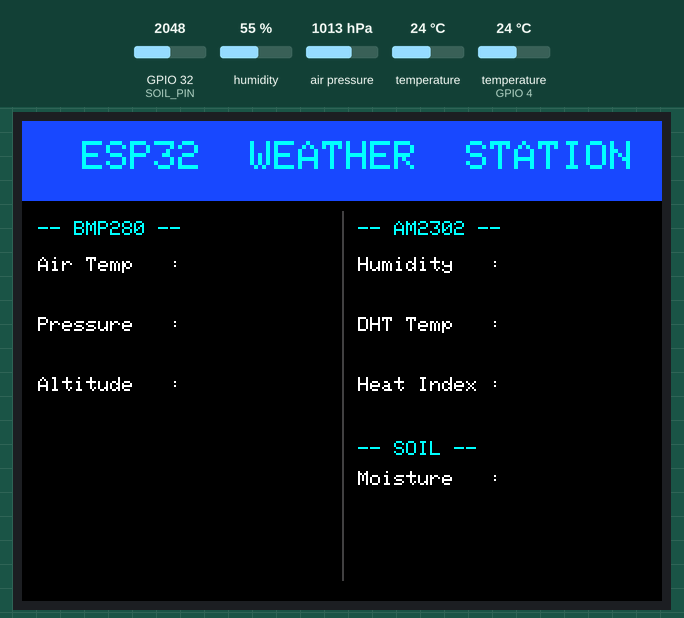
Recording of a sketch running on a simulated ESP32. Parts: 320×240 colour display. The test bench sets the inputs (shaded band); at power-on: GPIO 32 (SOIL_PIN) = 2048, humidity 55 %, air pressure 1013 hPa, temperature 24 °C, temperature (sensor on GPIO 4) 24 °C (analog values on the 0–4095 scale). WiFi joins after 1.5 s; servers stay silent unless stated; the local clock reads 2024-03-15 10:24:30 at power-on unless the sketch sets it; random numbers use the default seed unless the sketch sets one; no MQTT or app messages arrive unless stated; what the sketch prints to the serial monitor is not drawn.

Above: at 3.5 s.
3.6 s: GPIO 32 (SOIL_PIN) set to 1912
At 14.9 s:
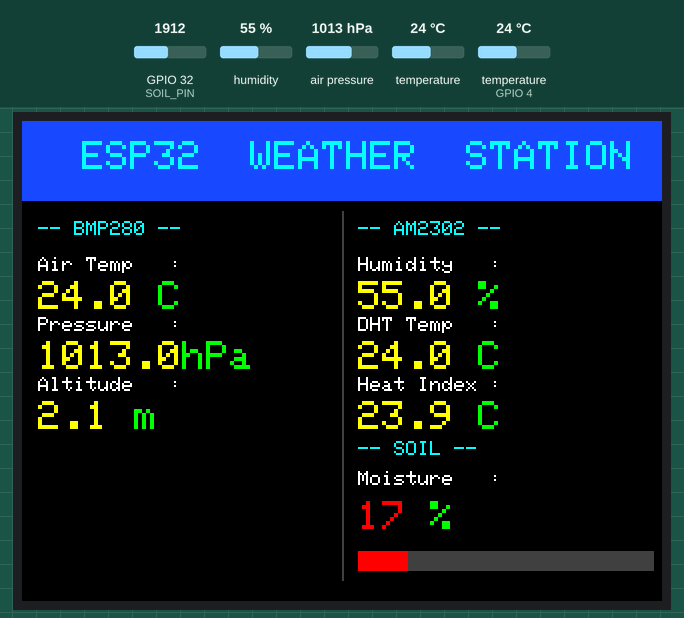
15.9 s: GPIO 32 (SOIL_PIN) set to 1837
At 18.5 s:
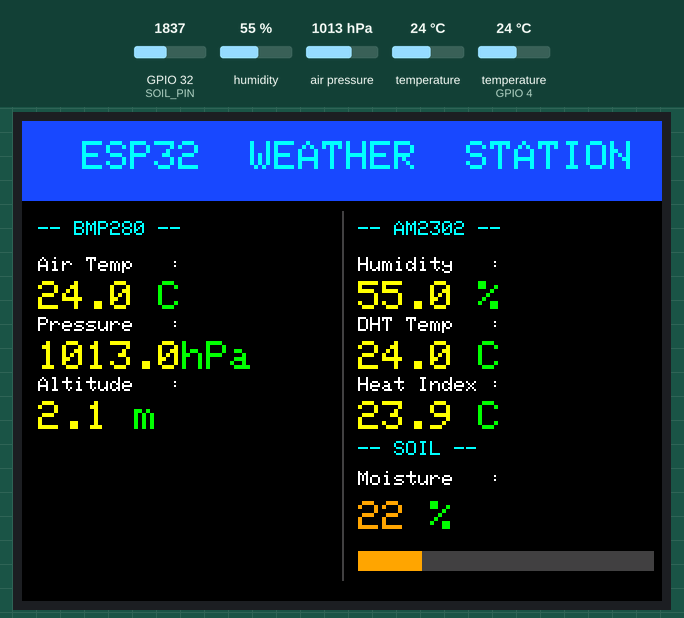
19.0 s: GPIO 32 (SOIL_PIN) set to 1588
At 21.0 s:
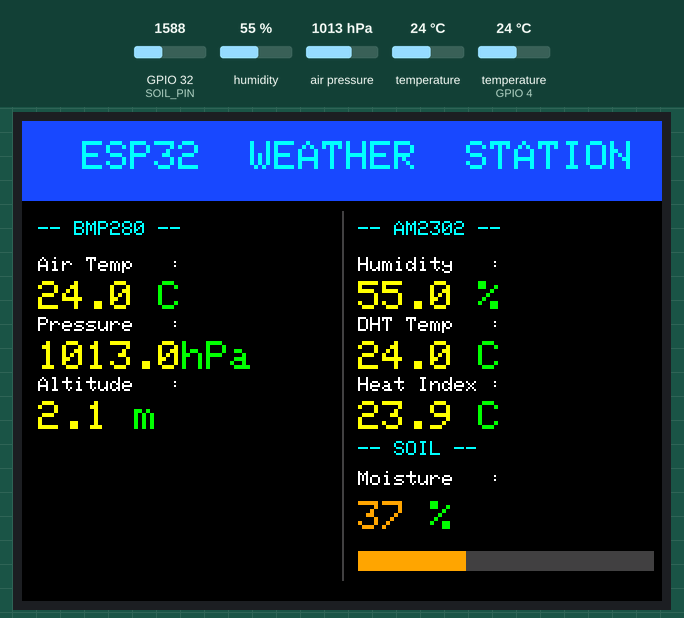
22.1 s: GPIO 32 (SOIL_PIN) set to 1500
At 24.7 s:
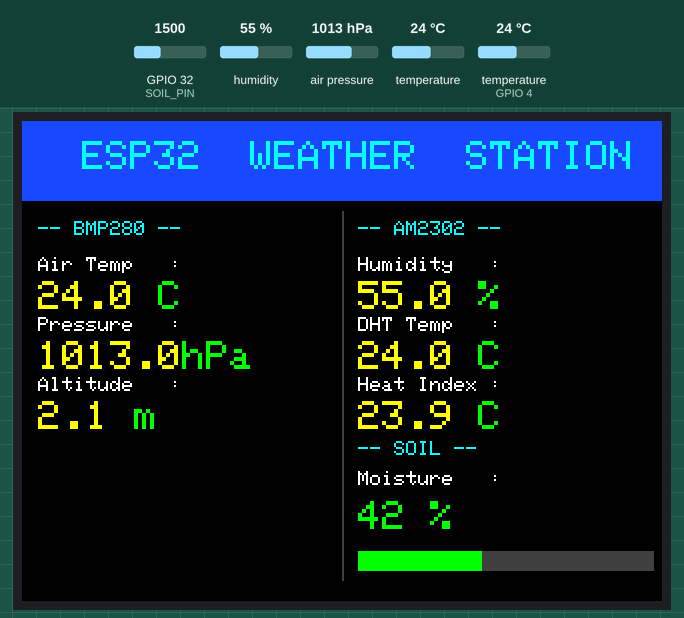
25.2 s: GPIO 32 (SOIL_PIN) set to 1109
At 27.1 s:
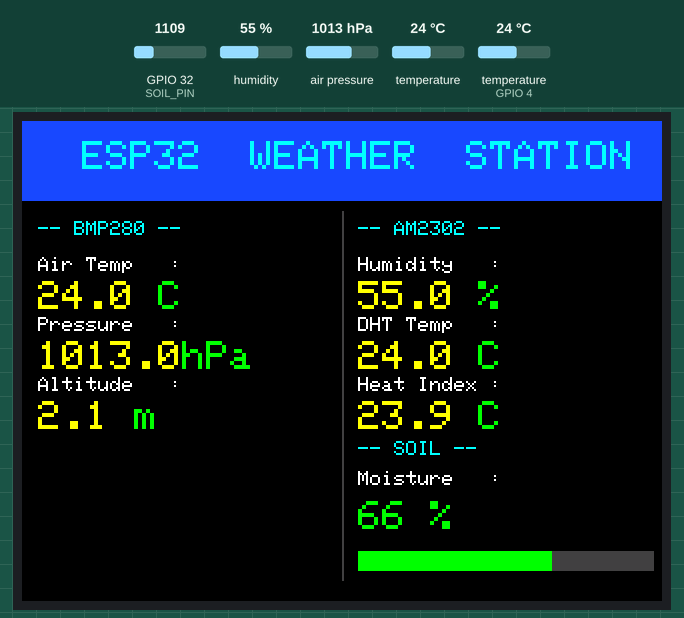
28.3 s: GPIO 32 (SOIL_PIN) set to 1013
At 30.8 s:
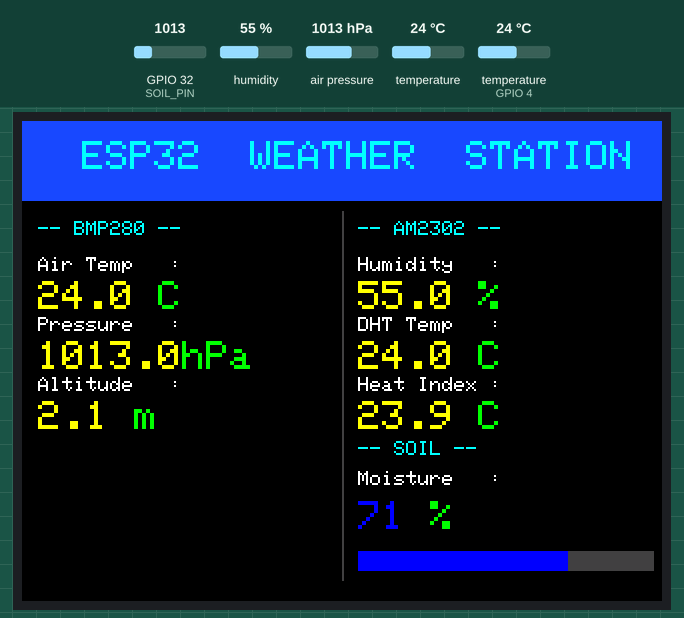
Timing chart, 0 to 32.3 s (numbered marks = the images above; inputs shaded):
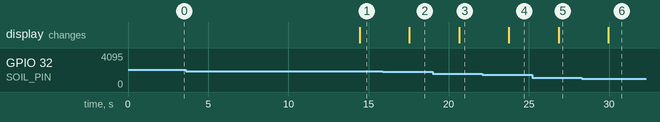

Measured:
- the behaviour switches between 1871 and 1870 on GPIO 32 (SOIL_PIN) (found by bisection; images 1 and 2)
- the behaviour switches between 1541 and 1540 on GPIO 32 (SOIL_PIN) (found by bisection; images 3 and 4)
- the behaviour switches between 1046 and 1045 on GPIO 32 (SOIL_PIN) (found by bisection; images 5 and 6)
- after the input at 15.9 s, the display: changes after 1.6 s (image 2)
- after the input at 19.0 s, the display: changes after 1.6 s (image 3)
- after the input at 22.1 s, the display: changes after 1.6 s (image 4)
- after the input at 25.2 s, the display: changes after 1.7 s (image 5)
- after the input at 28.3 s, the display: changes after 1.7 s (image 6)

The sketch:

hardware.ino
```cpp
#include <rom/rtc.h>

#ifndef ARDUINO_H
#include <Arduino.h>
#endif

#ifndef STDLIB_H
#include <stdlib.h>
#endif

#ifndef ARDUINOJSON_H
#include <ArduinoJson.h>
#endif

#ifndef STDIO_H
#include <stdio.h>
#endif


#ifndef _WIFI_H
#include <WiFi.h>
#include <HTTPClient.h>
#endif

#include <DHT.h>
#include <SPI.h>
#include <Wire.h>


#include <Adafruit_GFX.h>
#include <Adafruit_ILI9341.h>
#include <Adafruit_BMP280.h>

//-- ILI9341 Pin Definitions -----------------------
#define TFT_DC    17
#define TFT_CS    5
#define TFT_RST   16
#define TFT_CLK   18
#define TFT_MOSI  23
#define TFT_MISO  19

//--Sensor Pins -------------------
#define DHT_PIN 4
#define DHT_TYPE DHT22
#define SOIL_PIN 32

#define SOIL_DRY_VALUE 2200
#define SOIL_WET_VALUE 550

#define READ_INTERVAL_MS 3000

//--Colours---------------
#define CLR_BG        ILI9341_BLACK
#define CLR_HEADER    0x1A5F      //blue
#define CLR_TITLE     ILI9341_CYAN
#define CLR_LABEL     ILI9341_WHITE
#define CLR_VALUE     ILI9341_YELLOW
#define CLR_UNIT      ILI9341_GREEN
#define CLR_DIVIDER   0x4208      // grey
#define CLR_ERROR     ILI9341_RED
#define CLR_WARN      ILI9341_ORANGE


Adafruit_ILI9341 tft = Adafruit_ILI9341(TFT_CS, TFT_DC, TFT_MOSI, TFT_CLK, TFT_RST, TFT_MISO);
Adafruit_BMP280 bmp;
DHT dht(DHT_PIN, DHT_TYPE);

// -- Global Sensor Data ---------------------------------------
struct WeatherData {
  float temperature_c;   // from BMP280
  float pressure_hpa;
  float altitude_m;
  float dht_temp_c;      // from AM2302
  float humidity_pct;
  float heat_index_c;
  int   soil_moisture_pct;
  bool  bmp_ok;
  bool  dht_ok;
};

WeatherData data;
unsigned long lastReadTime = 0;
bool displayInitialized = false;
bool unitTempF    = false;   // false = °C,  true = °F
bool unitPressBar = false;   // false = hPa, true = bar
bool unitAltFt    = false;   // false = m,   true = ft

// MQTT CLIENT CONFIG
static const char* pubtopic      = "620172489";                    // Add your ID number here
static const char* subtopic[]    = {"620172489_sub","/elet2415"};  // Array of Topics(Strings) to subscribe to
static const char* mqtt_server   = "www.yanacreations.com";         // Broker IP address or Domain name as a String
static uint16_t mqtt_port        = 1883;

// WIFI CREDENTIALS
const char* ssid       = "MonaConnect"; // Add your Wi-Fi ssid
const char* password   = ""; // Add your Wi-Fi password


// TASK HANDLES
TaskHandle_t xMQTT_Connect          = NULL;
TaskHandle_t xNTPHandle             = NULL;
TaskHandle_t xLOOPHandle            = NULL;
TaskHandle_t xUpdateHandle          = NULL;
TaskHandle_t xButtonCheckeHandle    = NULL;

// -- Function Prototypes --------------------------------------
void initDisplay();
void drawStaticUI();
void updateDisplay(const WeatherData &d);
void readSensors(WeatherData &d);
void drawHeader();
int  readSoilPercent(int rawADC);
uint16_t soilColour(int pct);
volatile bool unitChangeRequested = false;

void checkHEAP(const char* Name);   // RETURN REMAINING HEAP SIZE FOR A TASK
void initMQTT(void);                // CONFIG AND INITIALIZE MQTT PROTOCOL
unsigned long getTimeStamp(void);   // GET 10 DIGIT TIMESTAMP FOR CURRENT TIME
void callback(char* topic, byte* payload, unsigned int length);
void initialize(void);
void publish(const WeatherData &d, unsigned long timestamp); // PUBLISH MQTT MESSAGE(PAYLOAD) TO A TOPIC
void vButtonCheck( void * pvParameters );
void vUpdate( void * pvParameters );

//############### IMPORT HEADER FILES ##################
#ifndef NTP_H
#include "NTP.h"
#endif

#ifndef MQTT_H
#include "mqtt.h"
#endif

void setup() {
  Serial.begin(115200);
  Serial.println("\n=== ESP32 Weather Station ===");

  // I2C for BMP280
  Wire.begin(21, 22);

  // BMP280 Init
  if (!bmp.begin(0x76)) {
    if (!bmp.begin(0x77)) {
      Serial.println("[WARN] BMP280 not found - check wiring/address.");
      data.bmp_ok = false;
    } else {
      data.bmp_ok = true;
    }
  } else {
    data.bmp_ok = true;
  }

  if (data.bmp_ok) {
    bmp.setSampling(Adafruit_BMP280::MODE_NORMAL,
                    Adafruit_BMP280::SAMPLING_X2,
                    Adafruit_BMP280::SAMPLING_X16,
                    Adafruit_BMP280::FILTER_X16,
                    Adafruit_BMP280::STANDBY_MS_500);
    Serial.println("[OK]  BMP280 initialised.");
  }

  // AM2302 / DHT22 Init
  dht.begin();
  data.dht_ok = true;
  Serial.println("[OK]  DHT22/AM2302 initialised.");

  // ADC for Soil Sensor
  analogReadResolution(12);        // 12-bit ADC (0-4095) on ESP32
  analogSetAttenuation(ADC_11db);  // Full 0-3.3V range
  Serial.println("[OK]  ADC configured for soil sensor.");

  // TFT Display Init
  initDisplay();
  drawStaticUI();

  // Initial sensor read
  initialize();
}

void loop() {
   vTaskDelay(1000 / portTICK_PERIOD_MS);
}

void vButtonCheck(void* pvParameters) {
    configASSERT(((uint32_t)pvParameters) == 1);
    for (;;) {
        vTaskDelay(1000 / portTICK_PERIOD_MS);
    }
}

void callback(char* topic, byte* payload, unsigned int length) {
    String msg = "";
    for (unsigned int i = 0; i < length; i++) msg += (char)payload[i];

    StaticJsonDocument<256> doc;
    DeserializationError err = deserializeJson(doc, msg);

    if (!err && doc["cmd"] == "set_units") {
        unitTempF    = (doc["temp_f"].as<int>()    == 1);
        unitPressBar = (doc["press_bar"].as<int>() == 1);
        unitAltFt    = (doc["alt_ft"].as<int>()    == 1);
        unitChangeRequested = true;  // signal vUpdate to redraw
        Serial.println("[CTRL] Unit change queued.");
    }
}

void publish(const WeatherData &d, unsigned long timestamp) {
    if (!mqtt.connected()) return;

    time_t now;
    time(&now);

    JsonDocument doc;
    doc["id"]         = "620172489";
    doc["timestamp"]         = (unsigned long)now;
    doc["temperature_c"]     = round(d.temperature_c * 10) / 10.0;
    doc["pressure_hpa"]      = round(d.pressure_hpa  * 10) / 10.0;
    doc["altitude_m"]        = round(d.altitude_m    * 10) / 10.0;
    doc["dht_temp_c"]        = round(d.dht_temp_c    * 10) / 10.0;
    doc["humidity_pct"]      = round(d.humidity_pct  * 10) / 10.0;
    doc["heat_index_c"]      = round(d.heat_index_c  * 10) / 10.0;
    doc["soil_moisture_pct"] = d.soil_moisture_pct;

    char message[256];
    serializeJson(doc, message);
    mqtt.publish(pubtopic, message);
    Serial.printf("[MQTT] Published: %s\n", message);
}

void vUpdate(void* pvParameters) {
    configASSERT(((uint32_t)pvParameters) == 1);
    for (;;) {
        if (mqtt.connected()) {

            // Handle unit change request from callback
            if (unitChangeRequested) {
                unitChangeRequested = false;
                drawStaticUI();       // safe — only vUpdate touches the display
            }

            readSensors(data);
            updateDisplay(data);

            time_t now;
            time(&now);
            publish(data, (unsigned long)now);

            Serial.printf("BMP  Temp: %.1fC  Press: %.1f hPa  Alt: %.1f m\n",
                          data.temperature_c, data.pressure_hpa, data.altitude_m);
            Serial.printf("DHT  Temp: %.1fC  Hum: %.1f%%  HeatIdx: %.1fC\n",
                          data.dht_temp_c, data.humidity_pct, data.heat_index_c);
            Serial.printf("Soil: %d%%\n\n", data.soil_moisture_pct);
            Serial.printf("Raw ADC: %d\n\n", analogRead(SOIL_PIN));
        }
        vTaskDelay(3000 / portTICK_PERIOD_MS);
    }
}

void readSensors(WeatherData &d) {

  // BMP280
  if (d.bmp_ok) {
    d.temperature_c = bmp.readTemperature();
    d.pressure_hpa  = bmp.readPressure() / 100.0F;
    d.altitude_m    = bmp.readAltitude(1013.25F);

    if (isnan(d.temperature_c) || d.pressure_hpa < 300 || d.pressure_hpa > 1100) {
      d.bmp_ok = false;
    }
  }

  // AM2302 / DHT22
  float h = dht.readHumidity();
  float t = dht.readTemperature();

  if (isnan(h) || isnan(t)) {
    d.dht_ok       = false;
    d.dht_temp_c   = 0;
    d.humidity_pct = 0;
    d.heat_index_c = 0;
    Serial.println("[WARN] DHT22 read failed.");
  } else {
    d.dht_ok       = true;
    d.dht_temp_c   = t;
    d.humidity_pct = h;
    d.heat_index_c = dht.computeHeatIndex(t, h, false);
  }

  // Capacitive Soil Moisture – average 10 samples to reduce noise
  long sum = 0;
  const int NUM_SAMPLES = 10;
  for (int i = 0; i < NUM_SAMPLES; i++) {
    sum += analogRead(SOIL_PIN);
    delay(5);
  }
  int rawAvg = sum / NUM_SAMPLES;
  d.soil_moisture_pct = readSoilPercent(rawAvg);
}

int readSoilPercent(int rawADC) {
  int pct = map(rawADC, SOIL_DRY_VALUE, SOIL_WET_VALUE, 0, 100);
  return constrain(pct, 0, 100);
}

void initDisplay() {
  tft.begin();
  tft.setRotation(3);
  tft.fillScreen(CLR_BG);
  displayInitialized = true;
  Serial.println("[OK]  ILI9341 display initialised (320x240 landscape).");
}

void drawHeader() {
  tft.fillRect(0, 0, 320, 40, CLR_HEADER);
  tft.setTextSize(2);
  tft.setTextColor(CLR_TITLE);
  tft.setCursor(30, 10);
  tft.print("ESP32  WEATHER  STATION");
}

void drawStaticUI() {
    if (!displayInitialized) return;

    tft.fillScreen(CLR_BG);
    drawHeader();

    tft.drawFastVLine(160, 45, 185, CLR_DIVIDER);

    tft.setTextSize(1);
    tft.setTextColor(ILI9341_CYAN);
    tft.setCursor(8,   50); tft.print("-- BMP280 --");
    tft.setCursor(168, 50); tft.print("-- AM2302 --");
    tft.setCursor(168, 160); tft.print("-- SOIL --");

    tft.setTextColor(CLR_LABEL);

    tft.setCursor(8,  68);
    tft.print(unitTempF ? "Air Temp(F):" : "Air Temp   :");

    tft.setCursor(8,  98);
    tft.print(unitPressBar ? "Press(bar) :" : "Pressure   :");

    tft.setCursor(8,  128);
    tft.print(unitAltFt ? "Alt (ft)   :" : "Altitude   :");

    tft.setCursor(168, 68);  tft.print("Humidity   :");
    tft.setCursor(168, 98);
    tft.print(unitTempF ? "DHT Tmp(F) :" : "DHT Temp   :");
    tft.setCursor(168, 128);
    tft.print(unitTempF ? "HeatIdx(F) :" : "Heat Index :");

    tft.setCursor(168, 175); tft.print("Moisture   :");
}

void updateDisplay(const WeatherData &d) {
    if (!displayInitialized) return;

    auto clearField = [&](int x, int y) {
        tft.fillRect(x, y, 120, 16, CLR_BG);
    };


    if (d.bmp_ok) {

        // Temperature
        clearField(8, 80);
        tft.setCursor(8, 80);
        tft.setTextSize(2);
        tft.setTextColor(CLR_VALUE);
        if (unitTempF) {
            float tf = d.temperature_c * 9.0f / 5.0f + 32.0f;
            tft.print(tf, 1);
            tft.setTextColor(CLR_UNIT);
            tft.print(" F");
        } else {
            tft.print(d.temperature_c, 1);
            tft.setTextColor(CLR_UNIT);
            tft.print(" C");
        }

        // Pressure
        clearField(8, 110);
        tft.setCursor(8, 110);
        tft.setTextSize(2);
        tft.setTextColor(CLR_VALUE);
        if (unitPressBar) {
            float bar = d.pressure_hpa / 1000.0f;
            tft.print(bar, 3);
            tft.setTextColor(CLR_UNIT);
            tft.print("bar");
        } else {
            tft.print(d.pressure_hpa, 1);
            tft.setTextColor(CLR_UNIT);
            tft.print("hPa");
        }

        // Altitude
        clearField(8, 140);
        tft.setCursor(8, 140);
        tft.setTextSize(2);
        tft.setTextColor(CLR_VALUE);
        if (unitAltFt) {
            float ft = d.altitude_m * 3.28084f;
            tft.print(ft, 1);
            tft.setTextColor(CLR_UNIT);
            tft.print(" ft");
        } else {
            tft.print(d.altitude_m, 1);
            tft.setTextColor(CLR_UNIT);
            tft.print(" m");
        }

    } else {
        tft.setTextColor(CLR_ERROR);
        tft.setTextSize(2);
        tft.setCursor(8, 80);  tft.print("BMP280");
        tft.setCursor(8, 100); tft.print("ERROR");
    }

    // -- AM2302 values (right column) --
    if (d.dht_ok) {

        clearField(168, 80);
        tft.setCursor(168, 80);
        tft.setTextSize(2);
        tft.setTextColor(CLR_VALUE);
        tft.print(d.humidity_pct, 1);
        tft.setTextColor(CLR_UNIT);
        tft.print(" %");

        // DHT Temp
        clearField(168, 110);
        tft.setCursor(168, 110);
        tft.setTextSize(2);
        tft.setTextColor(CLR_VALUE);
        if (unitTempF) {
            float tf = d.dht_temp_c * 9.0f / 5.0f + 32.0f;
            tft.print(tf, 1);
            tft.setTextColor(CLR_UNIT);
            tft.print(" F");
        } else {
            tft.print(d.dht_temp_c, 1);
            tft.setTextColor(CLR_UNIT);
            tft.print(" C");
        }

        // Heat Index
        clearField(168, 140);
        tft.setCursor(168, 140);
        tft.setTextSize(2);
        float hiDisplay = unitTempF
            ? (d.heat_index_c * 9.0f / 5.0f + 32.0f)
            : d.heat_index_c;
        float hiThreshWarn   = unitTempF ? 80.6f : 27.0f;
        float hiThreshDanger = unitTempF ? 89.6f : 32.0f;
        uint16_t hiColour = CLR_VALUE;
        if (hiDisplay >= hiThreshDanger) hiColour = CLR_ERROR;
        else if (hiDisplay >= hiThreshWarn) hiColour = CLR_WARN;
        tft.setTextColor(hiColour);
        tft.print(hiDisplay, 1);
        tft.setTextColor(CLR_UNIT);
        tft.print(unitTempF ? " F" : " C");

    } else {
        tft.setTextColor(CLR_ERROR);
        tft.setTextSize(2);
        tft.setCursor(168, 80);  tft.print("DHT");
        tft.setCursor(168, 100); tft.print("ERROR");
    }

    tft.fillRect(168, 190, 148, 22, CLR_BG);
    tft.setCursor(168, 190);
    tft.setTextSize(2);
    tft.setTextColor(soilColour(d.soil_moisture_pct));
    tft.print(d.soil_moisture_pct);
    tft.setTextColor(CLR_UNIT);
    tft.print(" %");

    int barLen = map(d.soil_moisture_pct, 0, 100, 0, 148);
    barLen = constrain(barLen, 0, 148);
    tft.fillRect(168, 215, 148, 10, CLR_DIVIDER);
    tft.fillRect(168, 215, barLen, 10, soilColour(d.soil_moisture_pct));
}

uint16_t soilColour(int pct) {
  if (pct < 20) return CLR_ERROR;       // Very dry - red
  if (pct < 40) return ILI9341_ORANGE;  // Dry - orange
  if (pct < 70) return ILI9341_GREEN;   // Optimal - green
  return ILI9341_BLUE;                   // Wet - blue
}
```

Source omitted: NTP.h (6438 bytes), mqtt.h (10265 bytes)
